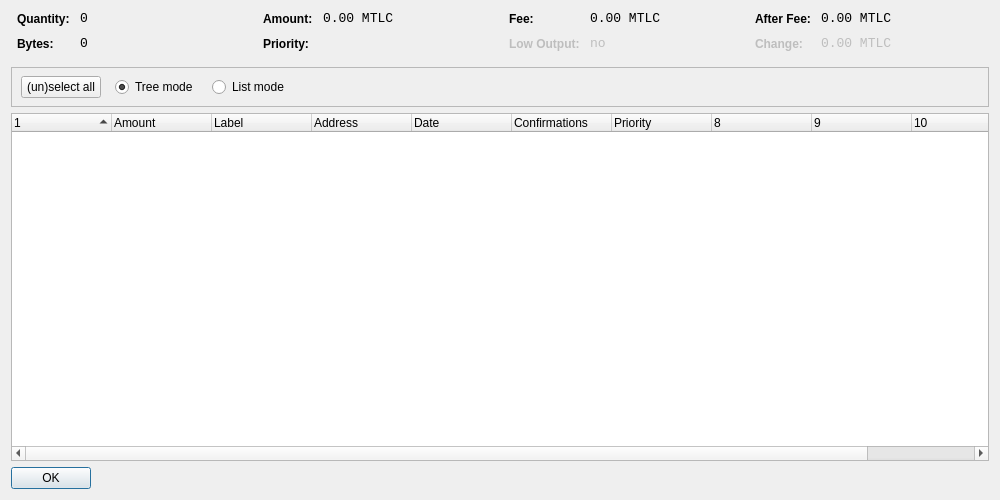
<?xml version="1.0" encoding="UTF-8"?>
<ui version="4.0">
 <class>CoinControlDialog</class>
 <widget class="QDialog" name="CoinControlDialog">
  <property name="geometry">
   <rect>
    <x>0</x>
    <y>0</y>
    <width>1000</width>
    <height>500</height>
   </rect>
  </property>
  <property name="windowTitle">
   <string>Coin Control</string>
  </property>
  <layout class="QVBoxLayout" name="verticalLayout">
   <item>
    <layout class="QHBoxLayout" name="horizontalLayoutTop" stretch="0,0,0,0">
     <property name="topMargin">
      <number>0</number>
     </property>
     <property name="bottomMargin">
      <number>10</number>
     </property>
     <item>
      <layout class="QFormLayout" name="formLayoutCoinControl1">
       <property name="horizontalSpacing">
        <number>10</number>
       </property>
       <property name="verticalSpacing">
        <number>10</number>
       </property>
       <property name="leftMargin">
        <number>6</number>
       </property>
       <property name="rightMargin">
        <number>6</number>
       </property>
       <item row="0" column="0">
        <widget class="QLabel" name="labelCoinControlQuantityText">
         <property name="styleSheet">
          <string notr="true">font-weight:bold;</string>
         </property>
         <property name="text">
          <string>Quantity:</string>
         </property>
        </widget>
       </item>
       <item row="0" column="1">
        <widget class="QLabel" name="labelCoinControlQuantity">
         <property name="font">
          <font>
           <family>Monospace</family>
           <pointsize>10</pointsize>
          </font>
         </property>
         <property name="cursor">
          <cursorShape>IBeamCursor</cursorShape>
         </property>
         <property name="contextMenuPolicy">
          <enum>Qt::ActionsContextMenu</enum>
         </property>
         <property name="text">
          <string notr="true">0</string>
         </property>
         <property name="textInteractionFlags">
          <set>Qt::LinksAccessibleByMouse|Qt::TextSelectableByKeyboard|Qt::TextSelectableByMouse</set>
         </property>
        </widget>
       </item>
       <item row="1" column="0">
        <widget class="QLabel" name="labelCoinControlBytesText">
         <property name="styleSheet">
          <string notr="true">font-weight:bold;</string>
         </property>
         <property name="text">
          <string>Bytes:</string>
         </property>
        </widget>
       </item>
       <item row="1" column="1">
        <widget class="QLabel" name="labelCoinControlBytes">
         <property name="font">
          <font>
           <family>Monospace</family>
           <pointsize>10</pointsize>
          </font>
         </property>
         <property name="cursor">
          <cursorShape>IBeamCursor</cursorShape>
         </property>
         <property name="contextMenuPolicy">
          <enum>Qt::ActionsContextMenu</enum>
         </property>
         <property name="text">
          <string notr="true">0</string>
         </property>
         <property name="textInteractionFlags">
          <set>Qt::LinksAccessibleByMouse|Qt::TextSelectableByKeyboard|Qt::TextSelectableByMouse</set>
         </property>
        </widget>
       </item>
      </layout>
     </item>
     <item>
      <layout class="QFormLayout" name="formLayoutCoinControl2">
       <property name="horizontalSpacing">
        <number>10</number>
       </property>
       <property name="verticalSpacing">
        <number>10</number>
       </property>
       <property name="leftMargin">
        <number>6</number>
       </property>
       <property name="rightMargin">
        <number>6</number>
       </property>
       <item row="0" column="0">
        <widget class="QLabel" name="labelCoinControlAmountText">
         <property name="styleSheet">
          <string notr="true">font-weight:bold;</string>
         </property>
         <property name="text">
          <string>Amount:</string>
         </property>
        </widget>
       </item>
       <item row="0" column="1">
        <widget class="QLabel" name="labelCoinControlAmount">
         <property name="font">
          <font>
           <family>Monospace</family>
           <pointsize>10</pointsize>
          </font>
         </property>
         <property name="cursor">
          <cursorShape>IBeamCursor</cursorShape>
         </property>
         <property name="contextMenuPolicy">
          <enum>Qt::ActionsContextMenu</enum>
         </property>
         <property name="text">
          <string notr="true">0.00 MTLC</string>
         </property>
         <property name="textInteractionFlags">
          <set>Qt::LinksAccessibleByMouse|Qt::TextSelectableByKeyboard|Qt::TextSelectableByMouse</set>
         </property>
        </widget>
       </item>
       <item row="1" column="0">
        <widget class="QLabel" name="labelCoinControlPriorityText">
         <property name="styleSheet">
          <string notr="true">font-weight:bold;</string>
         </property>
         <property name="text">
          <string>Priority:</string>
         </property>
        </widget>
       </item>
       <item row="1" column="1">
        <widget class="QLabel" name="labelCoinControlPriority">
         <property name="font">
          <font>
           <family>Monospace</family>
           <pointsize>10</pointsize>
          </font>
         </property>
         <property name="cursor">
          <cursorShape>IBeamCursor</cursorShape>
         </property>
         <property name="contextMenuPolicy">
          <enum>Qt::ActionsContextMenu</enum>
         </property>
         <property name="text">
          <string/>
         </property>
         <property name="textInteractionFlags">
          <set>Qt::LinksAccessibleByMouse|Qt::TextSelectableByKeyboard|Qt::TextSelectableByMouse</set>
         </property>
        </widget>
       </item>
      </layout>
     </item>
     <item>
      <layout class="QFormLayout" name="formLayoutCoinControl3">
       <property name="horizontalSpacing">
        <number>10</number>
       </property>
       <property name="verticalSpacing">
        <number>10</number>
       </property>
       <property name="leftMargin">
        <number>6</number>
       </property>
       <property name="rightMargin">
        <number>6</number>
       </property>
       <item row="0" column="0">
        <widget class="QLabel" name="labelCoinControlFeeText">
         <property name="styleSheet">
          <string notr="true">font-weight:bold;</string>
         </property>
         <property name="text">
          <string>Fee:</string>
         </property>
        </widget>
       </item>
       <item row="0" column="1">
        <widget class="QLabel" name="labelCoinControlFee">
         <property name="font">
          <font>
           <family>Monospace</family>
           <pointsize>10</pointsize>
          </font>
         </property>
         <property name="cursor">
          <cursorShape>IBeamCursor</cursorShape>
         </property>
         <property name="contextMenuPolicy">
          <enum>Qt::ActionsContextMenu</enum>
         </property>
         <property name="text">
          <string notr="true">0.00 MTLC</string>
         </property>
         <property name="textInteractionFlags">
          <set>Qt::LinksAccessibleByMouse|Qt::TextSelectableByKeyboard|Qt::TextSelectableByMouse</set>
         </property>
        </widget>
       </item>
       <item row="1" column="0">
        <widget class="QLabel" name="labelCoinControlLowOutputText">
         <property name="enabled">
          <bool>false</bool>
         </property>
         <property name="styleSheet">
          <string notr="true">font-weight:bold;</string>
         </property>
         <property name="text">
          <string>Low Output:</string>
         </property>
        </widget>
       </item>
       <item row="1" column="1">
        <widget class="QLabel" name="labelCoinControlLowOutput">
         <property name="enabled">
          <bool>false</bool>
         </property>
         <property name="font">
          <font>
           <family>Monospace</family>
           <pointsize>10</pointsize>
          </font>
         </property>
         <property name="cursor">
          <cursorShape>IBeamCursor</cursorShape>
         </property>
         <property name="contextMenuPolicy">
          <enum>Qt::ActionsContextMenu</enum>
         </property>
         <property name="text">
          <string notr="true">no</string>
         </property>
         <property name="textInteractionFlags">
          <set>Qt::LinksAccessibleByMouse|Qt::TextSelectableByKeyboard|Qt::TextSelectableByMouse</set>
         </property>
        </widget>
       </item>
      </layout>
     </item>
     <item>
      <layout class="QFormLayout" name="formLayoutCoinControl4">
       <property name="horizontalSpacing">
        <number>10</number>
       </property>
       <property name="verticalSpacing">
        <number>10</number>
       </property>
       <property name="leftMargin">
        <number>6</number>
       </property>
       <property name="rightMargin">
        <number>6</number>
       </property>
       <item row="0" column="0">
        <widget class="QLabel" name="labelCoinControlAfterFeeText">
         <property name="styleSheet">
          <string notr="true">font-weight:bold;</string>
         </property>
         <property name="text">
          <string>After Fee:</string>
         </property>
        </widget>
       </item>
       <item row="0" column="1">
        <widget class="QLabel" name="labelCoinControlAfterFee">
         <property name="font">
          <font>
           <family>Monospace</family>
           <pointsize>10</pointsize>
          </font>
         </property>
         <property name="cursor">
          <cursorShape>IBeamCursor</cursorShape>
         </property>
         <property name="contextMenuPolicy">
          <enum>Qt::ActionsContextMenu</enum>
         </property>
         <property name="text">
          <string notr="true">0.00 MTLC</string>
         </property>
         <property name="textInteractionFlags">
          <set>Qt::LinksAccessibleByMouse|Qt::TextSelectableByKeyboard|Qt::TextSelectableByMouse</set>
         </property>
        </widget>
       </item>
       <item row="1" column="0">
        <widget class="QLabel" name="labelCoinControlChangeText">
         <property name="enabled">
          <bool>false</bool>
         </property>
         <property name="styleSheet">
          <string notr="true">font-weight:bold;</string>
         </property>
         <property name="text">
          <string>Change:</string>
         </property>
        </widget>
       </item>
       <item row="1" column="1">
        <widget class="QLabel" name="labelCoinControlChange">
         <property name="enabled">
          <bool>false</bool>
         </property>
         <property name="font">
          <font>
           <family>Monospace</family>
           <pointsize>10</pointsize>
          </font>
         </property>
         <property name="cursor">
          <cursorShape>IBeamCursor</cursorShape>
         </property>
         <property name="contextMenuPolicy">
          <enum>Qt::ActionsContextMenu</enum>
         </property>
         <property name="text">
          <string notr="true">0.00 MTLC</string>
         </property>
         <property name="textInteractionFlags">
          <set>Qt::LinksAccessibleByMouse|Qt::TextSelectableByKeyboard|Qt::TextSelectableByMouse</set>
         </property>
        </widget>
       </item>
      </layout>
     </item>
    </layout>
   </item>
   <item>
    <widget class="QFrame" name="frame">
     <property name="minimumSize">
      <size>
       <width>0</width>
       <height>40</height>
      </size>
     </property>
     <property name="frameShape">
      <enum>QFrame::StyledPanel</enum>
     </property>
     <property name="frameShadow">
      <enum>QFrame::Sunken</enum>
     </property>
     <widget class="QWidget" name="horizontalLayoutWidget">
      <property name="geometry">
       <rect>
        <x>10</x>
        <y>0</y>
        <width>781</width>
        <height>41</height>
       </rect>
      </property>
      <layout class="QHBoxLayout" name="horizontalLayoutPanel" stretch="0,0,0,0,0">
       <property name="spacing">
        <number>14</number>
       </property>
       <item>
        <widget class="QPushButton" name="pushButtonSelectAll">
         <property name="sizePolicy">
          <sizepolicy hsizetype="Maximum" vsizetype="Fixed">
           <horstretch>0</horstretch>
           <verstretch>0</verstretch>
          </sizepolicy>
         </property>
         <property name="text">
          <string>(un)select all</string>
         </property>
        </widget>
       </item>
       <item>
        <widget class="QRadioButton" name="radioTreeMode">
         <property name="sizePolicy">
          <sizepolicy hsizetype="Maximum" vsizetype="Fixed">
           <horstretch>0</horstretch>
           <verstretch>0</verstretch>
          </sizepolicy>
         </property>
         <property name="text">
          <string>Tree mode</string>
         </property>
         <property name="checked">
          <bool>true</bool>
         </property>
        </widget>
       </item>
       <item>
        <widget class="QRadioButton" name="radioListMode">
         <property name="sizePolicy">
          <sizepolicy hsizetype="Maximum" vsizetype="Fixed">
           <horstretch>0</horstretch>
           <verstretch>0</verstretch>
          </sizepolicy>
         </property>
         <property name="text">
          <string>List mode</string>
         </property>
        </widget>
       </item>
       <item>
        <spacer name="horizontalSpacer">
         <property name="orientation">
          <enum>Qt::Horizontal</enum>
         </property>
         <property name="sizeHint" stdset="0">
          <size>
           <width>40</width>
           <height>20</height>
          </size>
         </property>
        </spacer>
       </item>
      </layout>
     </widget>
    </widget>
   </item>
   <item>
    <widget class="CoinControlTreeWidget" name="treeWidget">
     <property name="contextMenuPolicy">
      <enum>Qt::CustomContextMenu</enum>
     </property>
     <property name="sortingEnabled">
      <bool>false</bool>
     </property>
     <property name="columnCount">
      <number>11</number>
     </property>
     <attribute name="headerShowSortIndicator" stdset="0">
      <bool>true</bool>
     </attribute>
     <attribute name="headerStretchLastSection">
      <bool>false</bool>
     </attribute>
     <column>
      <property name="text">
       <string/>
      </property>
     </column>
     <column>
      <property name="text">
       <string>Amount</string>
      </property>
     </column>
     <column>
      <property name="text">
       <string>Label</string>
      </property>
     </column>
     <column>
      <property name="text">
       <string>Address</string>
      </property>
     </column>
     <column>
      <property name="text">
       <string>Date</string>
      </property>
     </column>
     <column>
      <property name="text">
       <string>Confirmations</string>
      </property>
      <property name="toolTip">
       <string>Confirmed</string>
      </property>
     </column>
     <column>
      <property name="text">
       <string>Priority</string>
      </property>
     </column>
     <column>
      <property name="text">
       <string/>
      </property>
     </column>
     <column>
      <property name="text">
       <string/>
      </property>
     </column>
     <column>
      <property name="text">
       <string/>
      </property>
     </column>
     <column>
      <property name="text">
       <string/>
      </property>
     </column>
    </widget>
   </item>
   <item>
    <widget class="QDialogButtonBox" name="buttonBox">
     <property name="sizePolicy">
      <sizepolicy hsizetype="Maximum" vsizetype="Fixed">
       <horstretch>0</horstretch>
       <verstretch>0</verstretch>
      </sizepolicy>
     </property>
     <property name="orientation">
      <enum>Qt::Horizontal</enum>
     </property>
     <property name="standardButtons">
      <set>QDialogButtonBox::Ok</set>
     </property>
    </widget>
   </item>
  </layout>
 </widget>
 <customwidgets>
  <customwidget>
   <class>CoinControlTreeWidget</class>
   <extends>QTreeWidget</extends>
   <header>coincontroltreewidget.h</header>
  </customwidget>
 </customwidgets>
 <resources/>
 <connections/>
</ui>
